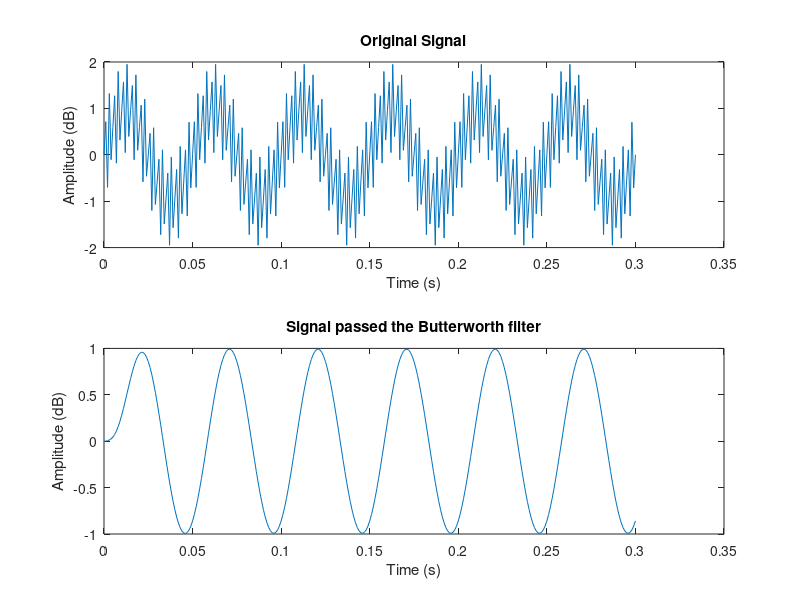

Write the MATLAB code that produced this figure.
% Sample t at f_s=1000Hz for 0.3sec
f_s = 1000;
t = 0:1/f_s:0.3; % values from 0 to 10 in steps of 0.001
% Generation of sample sin wave
phase_sin = 0;
amplitude_sin = 1;
f_sin = 20; % 20Hz base signal
omega_sin = 2*pi*f_sin;
signal_sin = amplitude_sin * sin(omega_sin*t + phase_sin);

% Generation of noise signal
phase_noise = 0;
amplitude_noise = 1;
f_noise = 400; % 400Hz noise signal
omega_noise = 2*pi*f_noise;
signal_noise = amplitude_noise*sin(omega_noise*t + phase_noise);
% Combine sin signal with noise
signal_combined = signal_sin + signal_noise;

% export the combined signal with noise
dlmwrite("signal_combined.csv",signal_combined.','precision','%.6f');

% plot the combined signal with noise
subplot(2,1,1);
plot(t, signal_combined);
xlabel('Time (s)')
ylabel('Amplitude (dB)')
title('Original Signal');

% Butterworth filter
Wp = 40/500;
Ws = 200/500;
[n,Wn] = buttord(Wp,Ws,3,40);
[b,a] = butter(n,Wn);
signal_new = filter(b,a,signal_combined);

% plot the new signal processed by the Butterworth filter
subplot(2,1,2);
plot (t, signal_new ) ;
xlabel('Time (s)');
ylabel('Amplitude (dB)');
title('Signal passed the Butterworth filter');

% % plot the Bode plot
% freqz(b,a,512,1000);
% title(sprintf('n=%d Butterworth Lowpass Filter',n));

